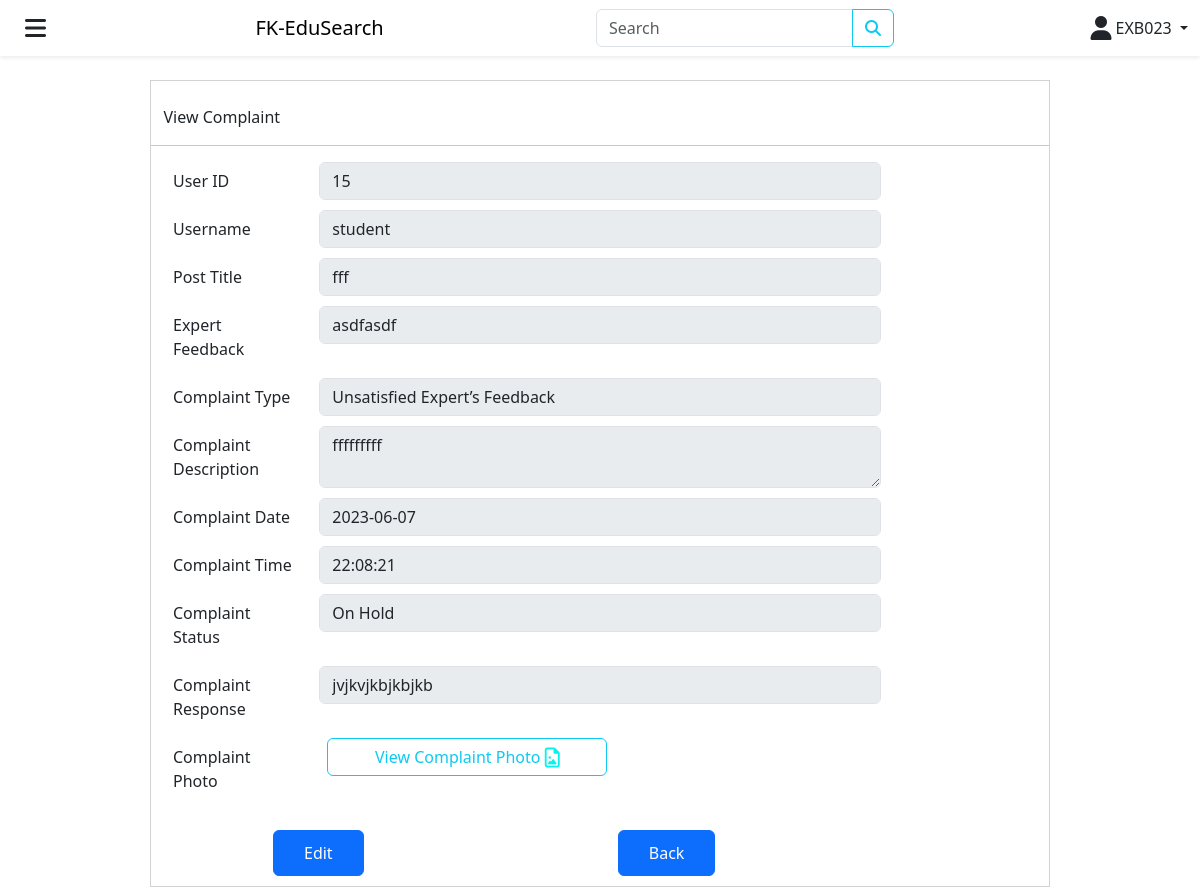
The app's page /ViewComplaint.php?ComplaintID=4 (signed in) with its own data.
### tables this page shows
CREATE TABLE `complaint` (
  `ComplaintID` bigint(255) NOT NULL,
  `UserID` bigint(255) NOT NULL,
  `FeedbackID` bigint(255) NOT NULL,
  `ComplaintType` varchar(40) NOT NULL,
  `ComplaintDescription` varchar(255) NOT NULL,
  `ComplaintStatus` varchar(40) NOT NULL,
  `ComplaintCreatedDate` timestamp NOT NULL DEFAULT current_timestamp(),
  `ComplaintEditedDate` timestamp NOT NULL DEFAULT current_timestamp() ON UPDATE current_timestamp(),
  `ComplaintPhoto` text NOT NULL,
  `ComplaintResponse` varchar(255) NOT NULL
);

CREATE TABLE `user` (
  `UserID` bigint(255) NOT NULL,
  `UserName` varchar(100) NOT NULL,
  `UserPassword` varchar(255) NOT NULL,
  `UserEmail` varchar(100) NOT NULL,
  `UserSocialMedia` varchar(100) NOT NULL,
  `UserResearchArea` varchar(100) NOT NULL,
  `StaffID` varchar(10) NOT NULL,
  `StudentID` varchar(10) NOT NULL,
  `ExpertID` varchar(10) NOT NULL,
  `UserRole` tinyint(1) NOT NULL,
  `ResearchTopic` varchar(25) NOT NULL,
  `ExpertAreaOfExpertise` varchar(255) NOT NULL,
  `ExpertCV` varchar(255) NOT NULL,
  `ExpertAccountStatus` tinyint(4) NOT NULL,
  `ExpertRatings` float NOT NULL,
  `PublicationID` bigint(255) NOT NULL,
  `UserCreated` timestamp NOT NULL DEFAULT current_timestamp(),
  `UserUpdated` timestamp NOT NULL DEFAULT current_timestamp() ON UPDATE current_timestamp()
);

CREATE TABLE `post` (
  `PostID` bigint(255) NOT NULL,
  `UserID` bigint(255) NOT NULL,
  `PostStatus` varchar(9) NOT NULL,
  `PostTitle` varchar(25) NOT NULL,
  `PostContent` varchar(255) NOT NULL,
  `PostCategory` varchar(25) NOT NULL,
  `ExpertID` varchar(10) NOT NULL,
  `PostCreated` timestamp NOT NULL DEFAULT current_timestamp(),
  `PostUpdated` timestamp NOT NULL DEFAULT current_timestamp() ON UPDATE current_timestamp()
);

CREATE TABLE `feedback` (
  `FeedbackID` bigint(255) NOT NULL,
  `PostID` bigint(255) NOT NULL,
  `ExpertID` varchar(10) NOT NULL,
  `ExpertFeedback` varchar(255) NOT NULL,
  `UserRating` tinyint(1) NOT NULL,
  `UserFeedback` varchar(255) NOT NULL,
  `FeedbackCreated` timestamp NOT NULL DEFAULT current_timestamp()
);

### ViewComplaint.php (the view, shortened to what this page needs)
<?php
 try{
	require "./config/db.php";
	$complaintID = $_GET['ComplaintID'];
	$stmt=$conn->prepare("SELECT u.UserID, u.UserName,c.ComplaintPhoto,c.FeedbackID,c.ComplaintResponse, c.ComplaintStatus,c.ComplaintDescription,c.ComplaintType,c.ComplaintCreatedDate FROM user u
	                      JOIN complaint c ON c.UserID = u.UserID
	                      WHERE ComplaintID = :complaintID;");
	 $stmt->bindParam(':complaintID', $complaintID);
	 $stmt->execute();
	 $complaint = $stmt->fetch(PDO::FETCH_ASSOC);
	 $timestamp=strtotime($complaint['ComplaintCreatedDate']);
	 $feedbackID=$complaint["FeedbackID"];
	 $stmt=$conn->prepare("SELECT c.ComplaintID, f.ExpertFeedback, f.FeedbackID, p.PostTitle
	 											FROM complaint c
	 											JOIN feedback f ON c.FeedbackID = f.FeedbackID
	 											JOIN post p ON f.PostID = p.PostID
												WHERE f.FeedbackID = :feedbackID");
	 $stmt->bindParam(':feedbackID', $feedbackID);
	 $stmt->execute();
	 $feedback= $stmt->fetch(PDO::FETCH_ASSOC);
}catch(PDOException $e){
	echo "Error: " . $e->getMessage();
}
?>
<!DOCTYPE html>
<html lang="en" class="h-100">
<head>
	<link rel="stylesheet" href="./node_modules/bootstrap/dist/css/bootstrap.min.css">
	<link rel="stylesheet" href="./node_modules/@fortawesome/fontawesome-free/css/all.min.css">
</head>
<body class="h-100">
<?php require "layouts/navbar.php"?>
		<div class="col" style="margin-top:80px; margin-bottom:30px">
			<div style="width: 900px; border:1px solid; margin:0 auto;border-color:lightgrey">
    	<br>
	&nbsp &nbsp<label class="text2">View Complaint</label>
	<hr>
  <div class="form-group row">
    <label for="UserID" class="col-sm-2 col-form-label">User ID</label>
    <div class="col-sm-8">
      <input type="text" class="form-control" id="UserID" placeholder="UserID" value="<?php echo $complaint['UserID']?>" disabled>
    </div>
  </div>
  <div class="form-group row">
    <label for="Username" class="col-sm-2 col-form-label">Username</label>
    <div class="col-sm-8">
      <input type="text" class="form-control" id="Username" placeholder="Username" value="<?php echo $complaint['UserName']?>" disabled>
    </div>
  </div>
  <div class="form-group row">
    <label for="PostTitle" class="col-sm-2 col-form-label">Post Title</label>
    <div class="col-sm-8">
      <input type="text" class="form-control" id="Post Title" placeholder="Post Title" value="<?php echo $feedback['PostTitle']?>" disabled>
    </div>
  </div>
  <div class="form-group row">
    <label for="Expert Feedback" class="col-sm-2 col-form-label">Expert Feedback</label>
    <div class="col-sm-8">
      <input type="text" class="form-control" id="Feedback" placeholder="Expert Feedback" value="<?php echo $feedback['ExpertFeedback']?>" disabled>
    </div>
  </div>
  <div class="form-group row">
    <label for="ComplaintType" class="col-sm-2 col-form-label">Complaint Type</label>
    <div class="col-sm-8">
      <input type="text" class="form-control" id="ComplaintType" placeholder="Complaint Type" value="<?php echo $complaint['ComplaintType']?>" disabled>
    </div>
  </div>
  <div class="form-group row">
    <label for="ComplaintDescription" class="col-sm-2 col-form-label">Complaint Description</label>
    <div class="col-sm-8">
      <textarea class="form-control" id="ComplaintDescription" placeholder="Complaint Description" disabled><?php echo $complaint['ComplaintDescription']?></textarea>
    </div>
  </div>
  <div class="form-group row">
  <label for="ComplaintDate" class="col-sm-2 col-form-label">Complaint Date</label>
  <div class="col-sm-8">
     <input type="text" class="form-control" id="ComplaintDate" placeholder="Complaint Date" value="<?php echo date("Y-m-d",$timestamp); ?>" disabled>
  </div>
</div>
  <div class="form-group row">
  <label for="ComplaintTime" class="col-sm-2 col-form-label">Complaint Time</label>
  <div class="col-sm-8">
     <input type="text" class="form-control" id="ComplaintTime" placeholder="Complaint Time" value="<?php echo date("H:i:s",$timestamp); ?>"disabled>
  </div>
  </div>
  <div class="form-group row">
  <label for="ComplaintStatus" class="col-sm-2 col-form-label">Complaint Status</label>
  <div class="col-sm-8">
     <input type="text" class="form-control" id="ComplaintStatus" placeholder="Complaint Status" value="<?php echo $complaint['ComplaintStatus'];?>"disabled>
  </div>
  </div>
  <div class="form-group row">
  <label for="ComplaintResponse" class="col-sm-2 col-form-label">Complaint Response</label>
  <div class="col-sm-8">
     <input type="text" class="form-control" id="ComplaintResponse" placeholder="Complaint Response" value="<?php echo $complaint['ComplaintResponse'];?>"disabled>
  </div>
  </div>
  <div class="form-group row">
  <label for="ComplaintPhoto" class="col-sm-2 col-form-label">Complaint Photo</label>
  <div class="col-sm-8">
  <button class="btn btn-outline-info ms-2 preview-button" style="width:280px;" data-bs-toggle="modal" data-bs-target="#imageModal<?php echo $complaint['ComplaintPhoto']; ?>" data-image="./uploads/<?php echo $complaint['ComplaintPhoto']?>">
    View Complaint Photo  <i class="fa-regular fa-file-image fa-lg" style="color: #09f1ed;"></i>
  </button>
  </div>
  </div>
  <div class="form-group row">
  <div class="col-sm-8">
	<input class="btn btn-primary" type="button" value="Edit" style="margin-top:20px; margin-left: 100px; padding:10px 30px;" onclick="window.location.href='EditComplaint.php?ComplaintID=<?php echo $complaintID;?>'">
  <input class="btn btn-primary" type="button" value="Back" style="margin-top:20px; margin-left: 250px;padding:10px 30px;" onclick="window.location.href='ComplaintList.php'">
  </div>
  </div>
  </div>
  </div>
</body>
</html>

### ViewComplaint.php (style rules this page uses)
.form-group { margin:10px; }

### records on screen
complaint: UserID.UserID "15", UserID.UserName "student", ComplaintType "Unsatisfied Expert’s Feedback", ComplaintDescription "fffffffff", ComplaintCreatedDate "2023-06-07", ComplaintCreatedDate "22:08:21", ComplaintStatus "On Hold", ComplaintResponse "jvjkvjkbjkbjkb"
post: PostTitle "fff"
feedback: ExpertFeedback "asdfasdf"

### other values on screen
$_SESSION["id"] "EXB023"
